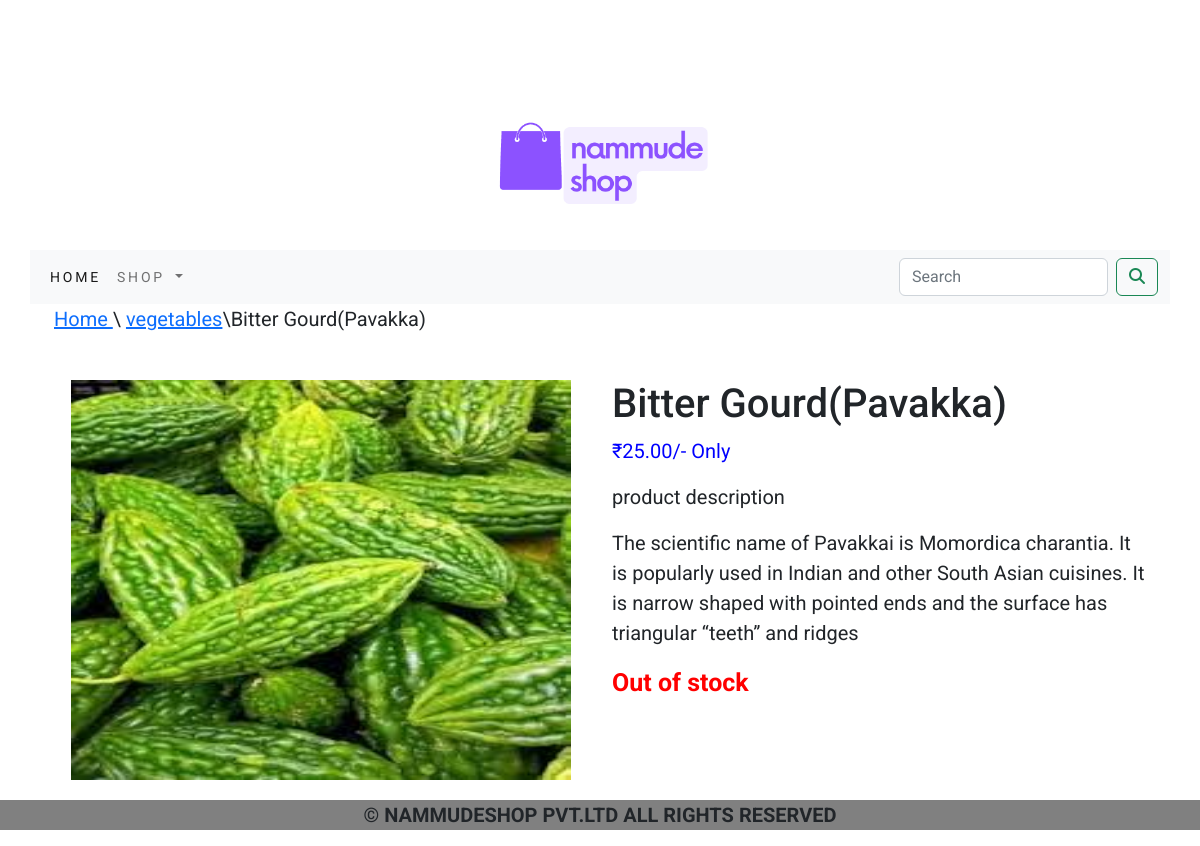
Screenshot of /shop/vegetables/bitter-gourdpavakka/ with the database file from the repository.
### shop/models.py (models this page shows, shortened)
class product(models.Model):
    name=models.CharField(max_length=250,unique=True)
    slug=models.SlugField(max_length=250,unique=True)
    description=models.TextField(blank=True)
    price=models.DecimalField(max_digits=10,decimal_places=2)
    category=models.ForeignKey(category,on_delete=models.CASCADE)
    image=models.ImageField(upload_to='product',blank=True)
    stock=models.IntegerField()
    available=models.BooleanField(default=True)
    created=models.DateTimeField(auto_now_add=True)
    updated=models.DateTimeField(auto_now=True)
    class Meta:
        ordering=('name',)
        verbose_name='product'
        verbose_name_plural='products'

class category(models.Model):
    name=models.CharField(max_length=250,unique=True)
    slug=models.SlugField(max_length=250,unique=True)
    description=models.TextField(blank=True)
    image=models.ImageField(upload_to='category',blank=True)
    class Meta:
        ordering=('name',)
        verbose_name='category'
        verbose_name_plural='categories'
    def get_url(self):
        return reverse('shop:product_by_category',args=[self.slug])
    def __str__(self):
        return '{}'.format(self.name)

### shop/views.py (the view)
# urls.py: path('<slug:c_slug>/<slug:product_slug>/',views.prodetail,name='procatdetail')
def prodetail(request, c_slug, product_slug,):
    try:
         product1=product.objects.get(category__slug=c_slug,slug=product_slug)
    except Exception as e:
            raise e
    return render(request,'product.html',{'product':product1})

### cart/context_processors.py (called while the page is built)
def counter(request):
    item_count=0
    if 'admin' in request.path:
        return{}
    else:
        try:
            cart1=cart.objects.filter(cart_id=_cart_id(request))
            cart_items=cartitem.objects.all().filter(cart=cart1[:1])
            for cart_item in cart_items:
                item_count += cart_item.quantity
        except cart.DoesNotExist:
            item_count=0
    return dict(item_count=item_count)

### cart/views.py (called while the page is built)
def _cart_id(request):
    cart=request.session.session_key
    if not cart:
        cart=request.session.create()
    return cart

### shop/context_processors.py (called while the page is built)
def menu_links(request):
    links=category.objects.all()
    return dict(links=links)

### template/product.html (shortened to what this page needs)
{% extends 'base.html' %}
{% load static %}
 {% block content %}
<div class="container">
  <div class=" row mx-auto">
    <p><a href="{% url 'shop:allproductcat' %}">Home </a>\ <a href="{{product.category.get_url}}">{{product.category}}</a>\{{product.name}}</p>
  </div>
</div>
<div class="container">
<br>
<div class="container">
<div class="row">
  <div class="col-9 col-md-12 col-sm-12 col-lg-6 text-center">
    <img class="style-image " src="{{product.image.url}}" alt="{{product.name}}"  height="400px" width="500px">
  </div>
<div class="col-12 col-md-12 col-sm-12 col-lg-6">
  <h1>{{product.name}}</h1>
  <p  class="price-product">₹{{product.price}}/- Only </p>
  <p>product description</p>
  <p class="text-justify">{{product.description}}</p>
  {% if product.stock <= 0 %}
  <P class="text-justify prod-out"><b>Out of stock</b></P>
  {% else %}
  <a class="btn btn-secondary" href="{% url 'cart:add_cart' product.id %}">Add to cart</a>
  {% endif %}
</div>
</div>
  </div>
</div>
{% endblock %}

### static/css/custom.css (style rules this page uses)
body { font-size:20px; font-family: 'Roboto', sans-serif; }
.style-image { width=500px; height=500px; }
.price-product { color:blue; font-size:20px; }
.prod-out { color:red; font-size:25px; }

### rows the page displays
product: category "vegetables", name "Bitter Gourd(Pavakka)", image (picture), price "25.00", description "The scientific name of Pavakkai is Momordica charantia. It is popularly used in Indian and other South Asian cuisines. It is narrow shaped with pointed ends and the surface has triangular “teeth” and ridges"
